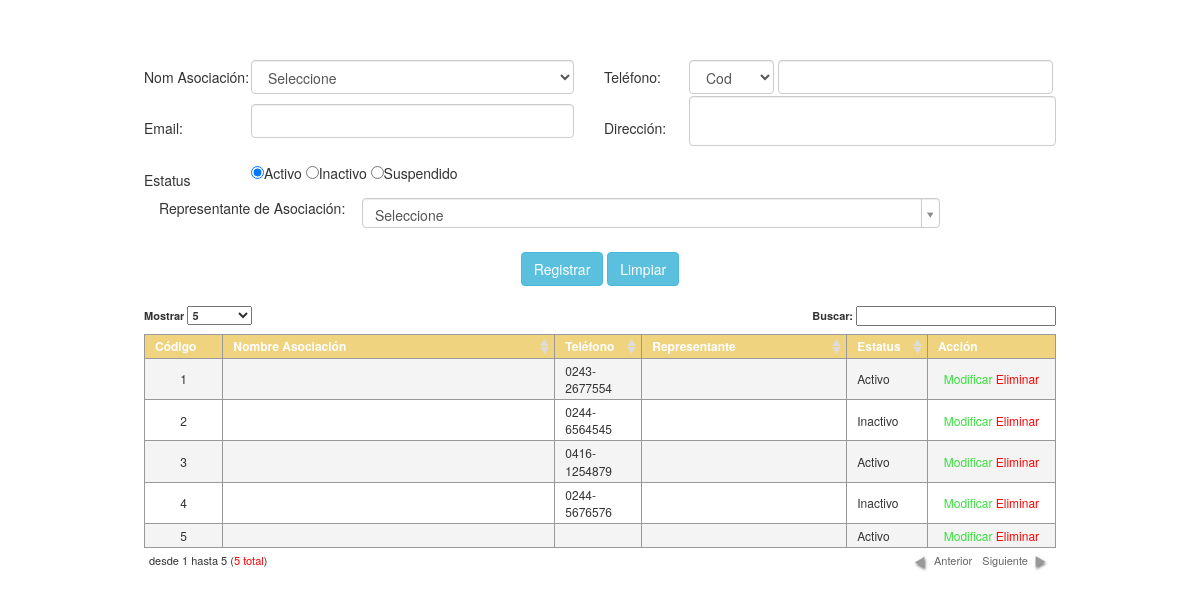
The app's page /vista/asociaciones.php, older data.
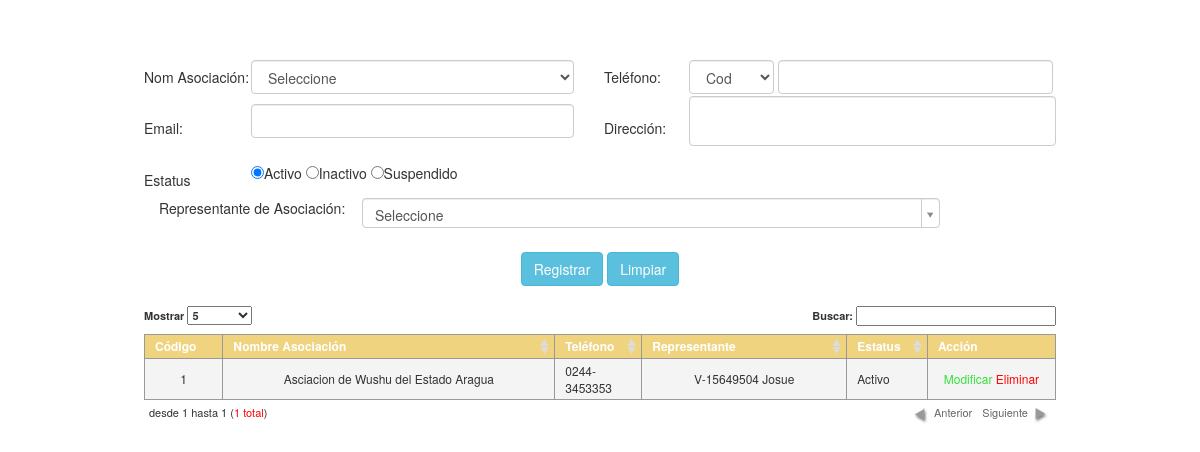
The same page, newer data.
### tables this page shows
CREATE TABLE `asociaciones` (
  `id_asociacion` int(11) NOT NULL AUTO_INCREMENT,
  `nombre` varchar(50) NOT NULL,
  `id_estado` int(11) NOT NULL,
  `cod_telefono` int(11) DEFAULT NULL,
  `telefono` varchar(7) NOT NULL,
  `email` varchar(50) NOT NULL,
  `direccion` varchar(250) NOT NULL,
  `representante` varchar(50) NOT NULL,
  `estatus` varchar(20) NOT NULL,
  PRIMARY KEY (`id_asociacion`)
);

### modelo/Conexion.php (called while the page is built, shortened)
<?php
class Conexion
{
    private static $_server   = 'localhost';
    private static $_user     = 'root';
    private static $_password = '123456';
    protected $bd             = 'wushu';
    private function _abrir_conn() {
        $this->_conn = new mysqli(self::$_server, self::$_user, self::$_password, $this->bd);
        if ((int) $this->_conn->connect_errno == 0) {
            $this->_state_conn = TRUE;
            $this->_conn->set_charset('utf8');
            return $this->_conn;
        }
    }
    public function _query($sql) {
        if ($this->_state_conn === TRUE) {
            $resultado = $this->_conn->query($sql);
            if($resultado){
                return $resultado;
            }else{
                return FALSE;
            }
        }
    }
    public function RetornarRegistros($sql) {
        $result = $this->_query($sql);
        if ($this->_state_conn === TRUE) {
             $count = $result->num_rows;
            if($count > 0){
            while ($row =$result->fetch_array()) {
                $rows[] = $row;
            }
            return $rows;
            }else{
                return FALSE;
            }
        }
    }
}

### vista/asociaciones.php (the view, shortened to what the changed rows need)
<?php
require_once '../modelo/Conexion.php';
$obj_conexion = new Conexion();
$codigo   = "SELECT  id,  codigo FROM codigo_telefono";
$resulcod = $obj_conexion->RetornarRegistros($codigo);
$re_estado    = "SELECT  id_estado,  estado FROM estado";
$resul_estado = $obj_conexion->RetornarRegistros($re_estado);
?>
<!DOCTYPE html>
<html>
    <head>
        <link href="../css/bootstrap.css" rel="stylesheet" media="screen"/>
        <link href="../css/estilos.css" rel="stylesheet" media="screen"/>
        <link href="../css/jquery.dataTables.css" rel="stylesheet" media="screen"/>
        <link href="../css/select2.css" rel="stylesheet" media="screen"/>
        <link href="../css/select2-bootstrap.css" rel="stylesheet" media="screen"/>
    </head>
    <body>
        <div style="margin-top: 5%;position: relative;display: block">
            <form id="frmasociaciones">
                <table width="912" border="0" align="center">
                                        <?php
                                        $re_repre    = "SELECT  CONCAT_WS('-', nacionalidad, cedula) AS cedula_nac,cedula,nombre FROM representante";
                                        $resul_repre = $obj_conexion->RetornarRegistros($re_repre);
                                        ?>
                    <tr>
                        <td colspan="4" align="center">
                            <table border="0" id="tbl_asociacion" class="dataTable">
                                <thead>
                                    <tr>
                                        <th>C&oacute;digo</th>
                                        <th>Nombre Asociaci&oacute;n</th>
                                        <th>Tel&eacute;fono</th>
                                        <th>Representante</th>
                                        <th>Estatus</th>
                                        <th>Acci&oacute;n</th>
                                    </tr>
                                </thead>
                                <tbody>
                                    <?php
                                    $sql = "SELECT
                                                a.id_asociacion,
                                                CONCAT('Asciacion de Wushu del Estado ',(SELECT estado FROM estado WHERE id_estado=a.id_estado)) AS nombre,
                                                CONCAT_WS('-' ,(SELECT codigo FROM codigo_telefono WHERE id = a.cod_telefono), a.telefono) AS telefono,
                                                (SELECT CONCAT(nacionalidad,'-',cedula,' ',nombre) FROM representante WHERE cedula=a.representante) AS representante,
                                                a.estatus
                                            FROM asociaciones a";
                                    $resgistros = $obj_conexion->RetornarRegistros($sql);
                                    $es_array = is_array($resgistros) ? TRUE : FALSE;
                                    if ($es_array == TRUE) {
                                        for ($i = 0; $i < count($resgistros); $i++) {
                                            ?>
                                            <tr>
                                                <td><?php echo $resgistros[$i]['id_asociacion'] ?></td>
                                                <td><?php echo $resgistros[$i]['nombre'] ?></td>
                                                <td><?php echo $resgistros[$i]['telefono'] ?></td>
                                                <td><?php echo $resgistros[$i]['representante'] ?></td>
                                                <td><?php echo $resgistros[$i]['estatus'] ?></td>
                                                <td>
                                                    <span class="accion modificar">Modificar</span>
                                                    <span class="accion eliminar">Eliminar</span>
                                                </td>
                                            </tr>
                                            <?php
                                        }
                                    }
                                    ?>
                                </tbody>
                            </table>
                        </td>
                    </tr>
                </table>
            </form>
        </div>
    </body>
</html>

Row changes from the older to the newer data that the page shows:
removed asociaciones: id_asociacion "2", telefono "0244-6564545", estatus "Inactivo"
removed asociaciones: id_asociacion "3", telefono "0416-1254879", estatus "Activo"
removed asociaciones: id_asociacion "4", telefono "0244-5676576", estatus "Inactivo"
removed asociaciones: id_asociacion "5", estatus "Activo"
changed asociaciones "Activo": nombre (not shown) → "Asciacion de Wushu del Estado Aragua"; telefono "0243-2677554" → "0244-3453353"; representante (not shown) → "V-15649504 Josue"
Text that changed along with them:
text written by a page script: "Mostrar Buscar: desde 1 hasta 5 ( 5 total ) Anterior Siguiente" → "Mostrar Buscar: desde 1 hasta 1 ( 1 total ) Anterior Siguiente"
